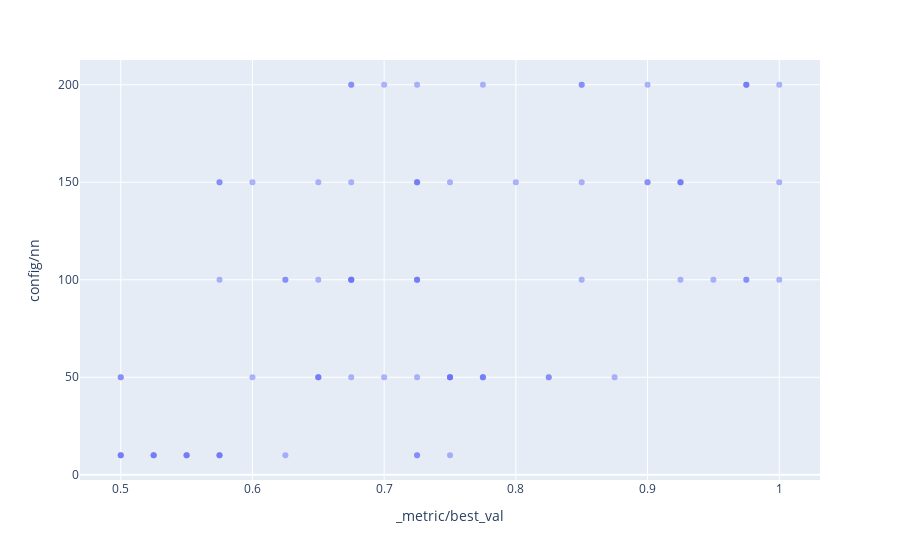

Notebook cell for this chart:
### Code cell
px.scatter(dd[dcols],x='_metric/best_val',y='config/nn',opacity=0.5)

### Figure 1 — Plotly figure (JSON) as saved in the notebook; plotly's stock layout.template omitted (floating-point values rounded to 4 significant figures)
{"data": [{"hovertemplate": "_metric/best_val=%{x}<br>config/nn=%{y}<extra></extra>", "legendgroup": "", "marker": {"color": "#636efa", "opacity": 0.5, "symbol": "circle"}, "mode": "markers", "name": "", "orientation": "v", "showlegend": false, "type": "scatter", "x": [0.9, 0.75, 0.5, 0.625, 0.725, 0.725, 0.775, 0.675, 0.575, 1, 0.725, 0.625, 0.8, 1, 0.65, 0.525, 0.975, 0.575, 0.675, 0.6, 0.775, 0.675, 0.75, 0.55, 0.85, 0.65, 0.55, 0.95, 0.675, 0.725, 0.925, 0.5, 0.575, 0.725, 0.775, 0.7, 0.975, 0.675, 0.675, 0.75, 0.85, 0.675, 0.75, 0.65, 0.925, 0.825, 0.55, 0.5, 0.5, 0.725, 0.75, 0.925, 0.65, 0.725, 0.725, 0.525, 0.9, 0.875, 0.85, 0.6, 0.625, 0.65, 0.525, 0.85, 0.7, 0.825, 0.925, 0.9, 0.725, 0.775, 0.675, 0.975, 0.5, 1, 0.575, 0.575, 0.75, 0.975, 0.725, 0.975, 0.575], "xaxis": "x", "y": [150, 150, 50, 10, 50, 200, 50, 100, 150, 200, 150, 100, 150, 100, 50, 10, 200, 10, 50, 50, 50, 100, 50, 10, 200, 50, 10, 100, 150, 10, 100, 10, 10, 150, 200, 50, 100, 100, 200, 50, 100, 200, 10, 150, 150, 50, 10, 10, 50, 100, 50, 150, 100, 10, 100, 10, 200, 50, 200, 150, 100, 50, 10, 150, 200, 50, 150, 150, 150, 50, 100, 100, 10, 150, 100, 150, 50, 200, 100, 200, 10], "yaxis": "y"}], "layout": {"legend": {"tracegroupgap": 0}, "margin": {"t": 60}, "xaxis": {"anchor": "y", "domain": [0, 1], "title": {"text": "_metric/best_val"}}, "yaxis": {"anchor": "x", "domain": [0, 1], "title": {"text": "config/nn"}}}}
